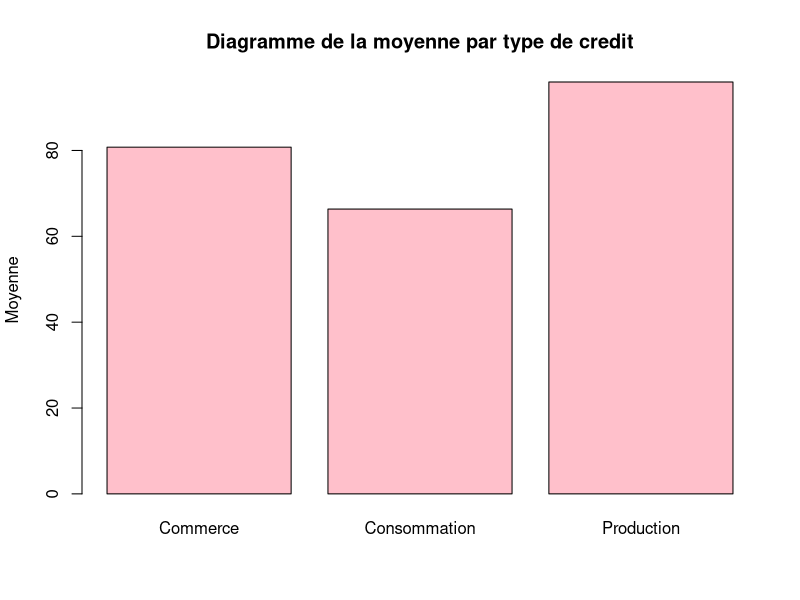

The R source for this figure:
#Importation du fichier csv
df<-read.csv("CreditBancaire.csv")

str(df)

#La moyenne du credit
mean(df$Credit)

#Le nombre de jours de retard de paiement par type de credit
t.moy<-aggregate(Jours~Type, df, mean)
t.moy

#Transformation de la variable t.moy en vecteur afin de realiser le diagramme
Jours<-c(80.76821,66.346667,95.94737)
Jours
names(Jours)<-c("Commerce","Consommation","Production")
Jours

#Diagramme en baton de la moyenne de chaque type de credit
barplot(Jours, main = "Diagramme de la moyenne par type de credit", col = "Pink", ylab = "Moyenne")
